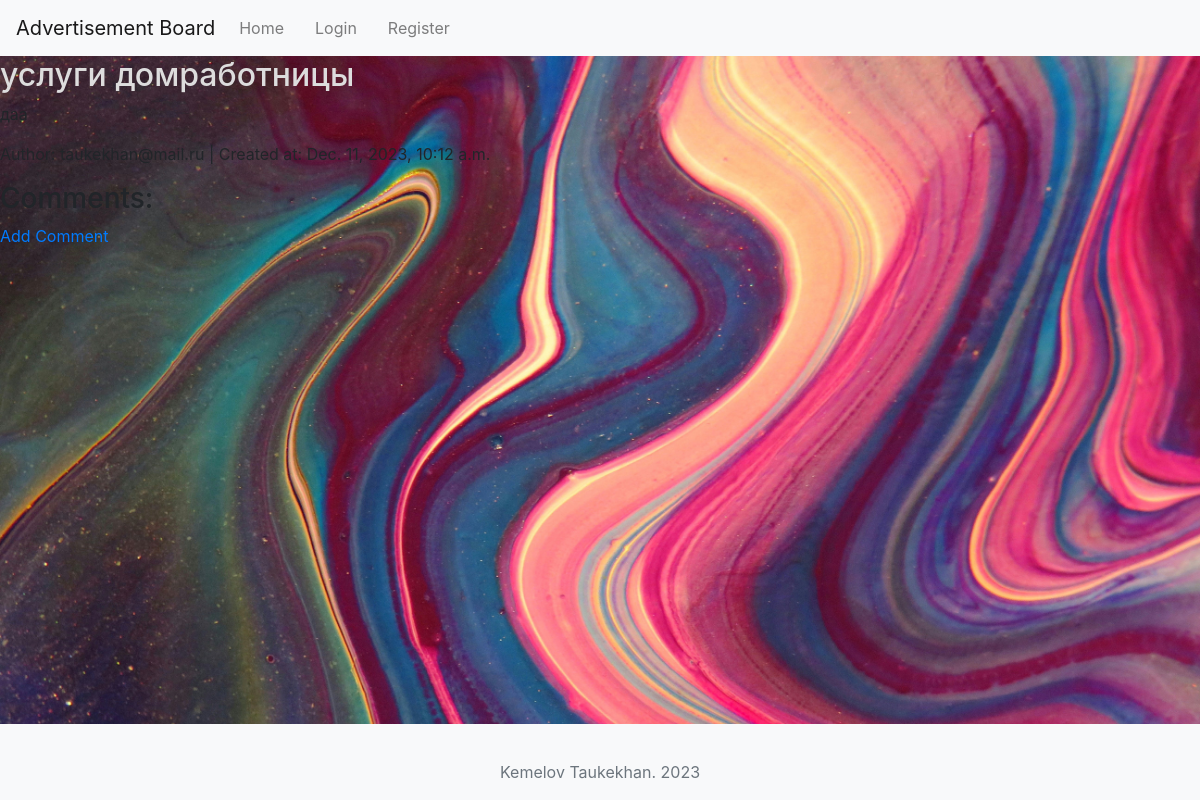
The app's page /advertisement/6/ with its own data.
### ad_board/models.py (models this page shows)
class Advertisement(models.Model):
    title = models.CharField(max_length=100)
    content = models.TextField()
    author = models.ForeignKey(User, on_delete=models.CASCADE)
    created_at = models.DateTimeField(auto_now_add=True)

### ad_board/views.py (the view)
# urls.py: path('advertisement/<int:pk>/', advertisement_detail, name='advertisement_detail'),
def advertisement_detail(request, pk):
    ad = get_object_or_404(Advertisement, pk=pk)
    comments = Comment.objects.filter(advertisement=ad).order_by('-created_at')
    return render(request, 'ad_board/advertisement_detail.html', {'ad': ad, 'comments': comments})

### ad_board/templates/ad_board/advertisement_detail.html (shortened to what this page needs)
{% extends 'base.html' %}
{% block content %}
    <h2>{{ ad.title }}</h2>
    <p>{{ ad.content }}</p>
    <p>Author: {{ ad.author.username }} | Created at: {{ ad.created_at }}</p>
    <h3>Comments:</h3>
    <a href="{% url 'create_comment' pk=ad.pk %}">Add Comment</a>
{% endblock %}

### ad_board/static/css/styles.css (style rules this page uses)
body { font-family: 'Arial', sans-serif; background-color: #f4f4f4; margin: 0; padding: 0; background-image: url('/static/images/background.jpg'); background-size: cover; background-repeat: no-repeat; }
h2 { color: #ddd; }

### records on screen
Advertisement: title "услуги домработницы", content "даа", author.username "taukekhan@mail.ru", created_at "Dec. 11, 2023, 10:12 a.m."
